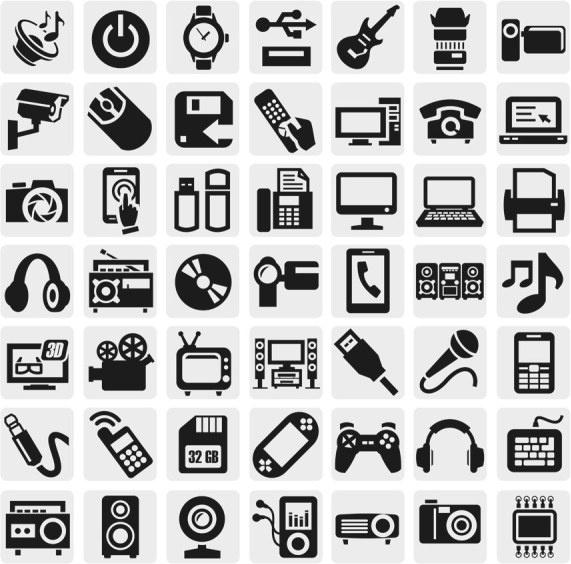
#> input picture complex_img.jpg, 571 x 564 px
$ python main.py
#> lines starting #> are read from the running program, lines starting #| are printed output that depends on the picture
### gaussian_filter_gen.py
import numpy as np

def gaus_fiter_gen(sigma, size):
    x = np.arange(-size[0]//2 + 1., size[0]//2 + 1.)
    y = np.arange(-size[1]//2 + 1., size[1]//2 + 1.)
    x, y = np.meshgrid(x, y)
    h = np.exp(-(x**2 + y**2) / (2. * sigma**2))
    h = h / np.sum(h)  # Normalize
    return h

### main.py
from PnP_ADMM_deblur import PnP_ADMM_Deblur
import matplotlib.pyplot as plt
from PIL import Image
import numpy as np
from scipy.ndimage import correlate
from scipy.signal import fftconvolve, convolve2d
from gaussian_filter_gen import gaus_fiter_gen
import cv2

if __name__ == '__main__':
    img = Image.open('complex_img.jpg')
#> img is the input picture: PIL image 571x564 L; min 0, max 255, mean 189.7
    img = np.array(img)
    img = img / 255
#> img: shape (564, 571) float64

    h = gaus_fiter_gen(sigma=1, size=(9,9))

    # set noise level
    noise_level = 10/255

    # calculate observed image
    y_with_blur =  correlate(img, h, mode='wrap')
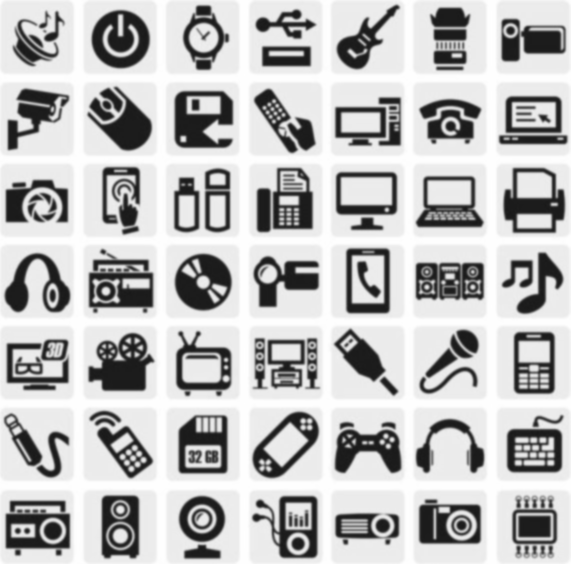
#> y_with_blur: shape (564, 571) float64; min 0.0972, max 1, mean 0.744
    width, height = y_with_blur.shape
#> width = 564; height = 571

    y = y_with_blur + noise_level*np.random.randn(width, height)    #this is taking long...
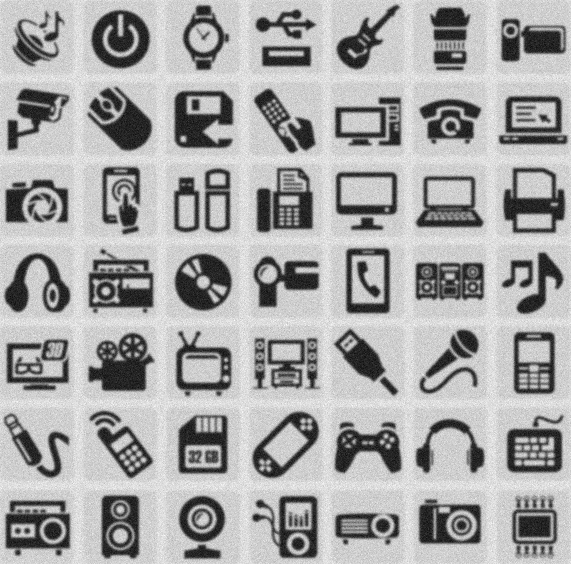
#> y: shape (564, 571) float64; min -0.0646, max 1.15, mean 0.744; drawn with min black and max white
    y = np.clip(y,a_min=0, a_max=1)

    # set up parameters
    method = 'BM3D'
    if method == 'RF':
        lambd = 0.0005
    elif method == 'NLM':
        lambd = 0.0005
    elif method == 'BM3D':
        lambd = 0.001
    elif method == 'TV':
        lambd = 0.01

    # optional parameters
    opts = {
        'rho': 1,
        'gamma': 1,
        'max_itr': 20,
        'print': True
    }

    # main routine
#> (the run stopped early here; a loop or call above may not have finished)
